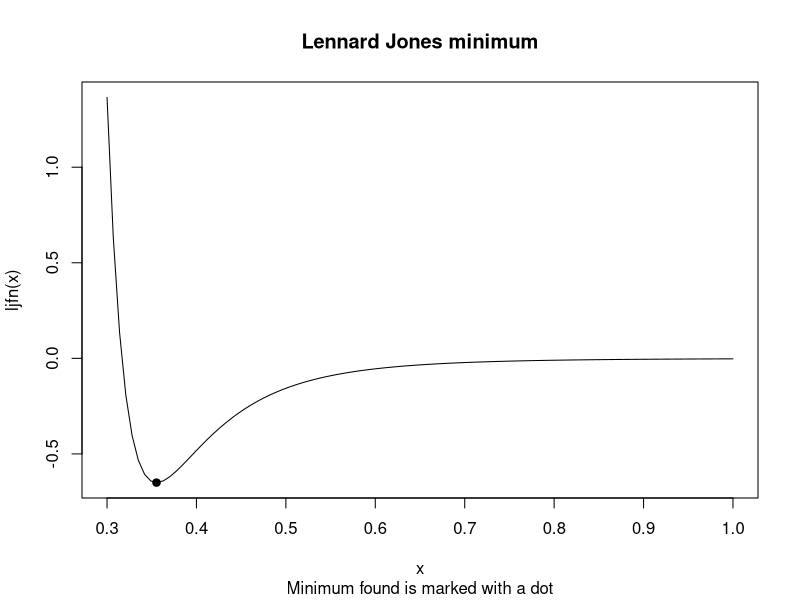
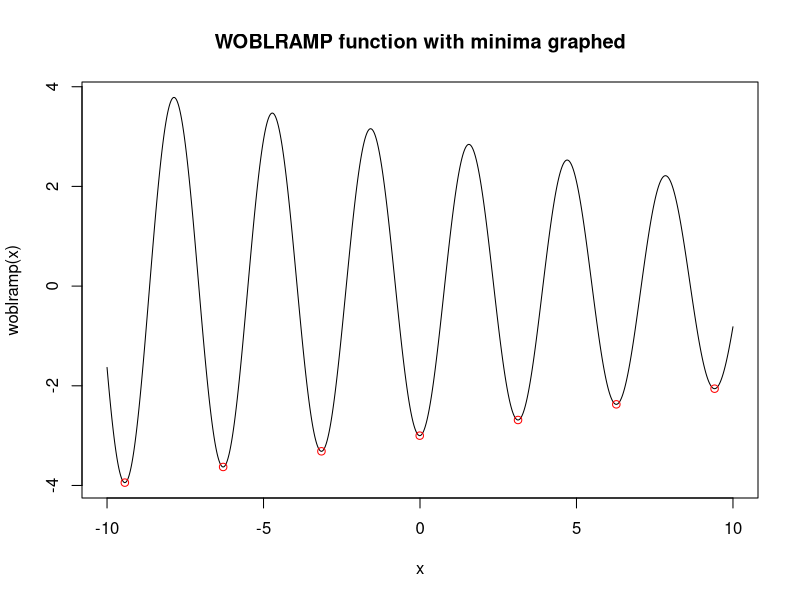
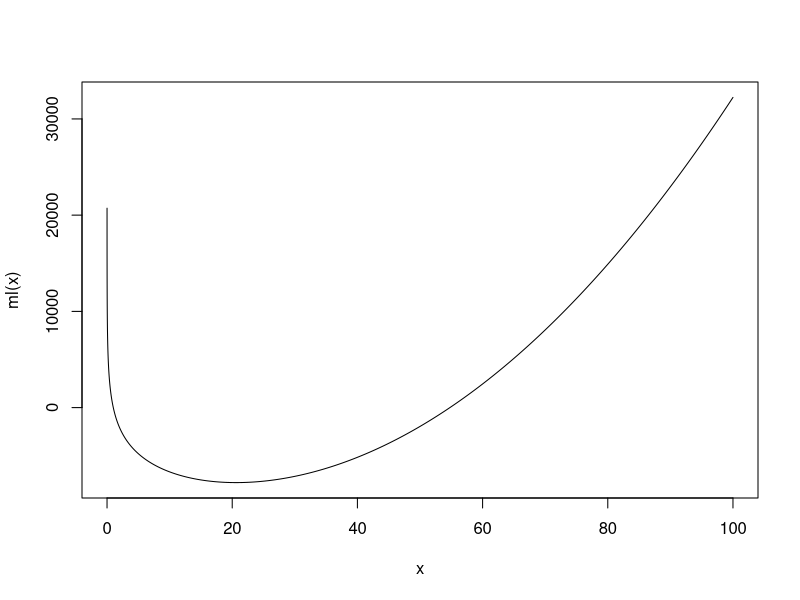

The R source for these figures, in order:
## ---- chunk 1
ljfn <- function(r, ep = 0.6501696, sig = 0.3165555) {
  fn <- 4 * ep * ((sig / r)^12 - (sig / r)^6)
}
min <- optimize(ljfn, interval = c(0.001, 5))
print(min)
## ---- chunk 2
curve(ljfn, from = 0.3, to = 1)
points(min$minimum, min$objective, pch = 19)
title(main = "Lennard Jones minimum")
title(sub = "Minimum found is marked with a dot")
## ---- chunk 3
## ----label=C05lj2, echo=TRUE, cache=TRUE---------------------------------
ljgr <- function(r, ep = 0.6501696, sig = 0.3165555) {
  expr1 <- 4 * ep
  expr2 <- sig / r
  expr8 <- sig / r^2
  value <- expr1 * (expr2^12 - expr2^6)
  grad <- -(expr1 * (12 * (expr8 * expr2^(11)) - 6 * (expr8 * expr2^5)))
}
root <- uniroot(ljgr, interval = c(0.001, 5))
cat("f(", root$root, ")=", root$f.root, " after ", root$iter, " Est. Prec'n=", root$estim.prec, "\n")
## ---- chunk 4
## ----label=C05findwobl1a, echo=TRUE, cache=FALSE, fig.height=5-----------
woblramp <- function(x) {
  (-3 + 0.1 * x) * cos(x * 2)
}
## require(pracma, quietly=TRUE)
wmins <- pracma::findmins(woblramp, a = -10, b = 10)
curve(woblramp, from = -10, to = 10, n = 1001)
ymins <- woblramp(wmins) # compute the function at minima
points(wmins, ymins, col = "red") # and overprint on graph
title(main = "WOBLRAMP function with minima graphed")
## ---- chunk 5
# Protected log function
mlp <- function(x) {
  if (x < 1e-9) {
    fval <- 0.1 * .Machine$double.xmax
  } else {
    fval <- (log(x) * (x * x - 3000))
  }
}
ml <- function(x) {
  fval <- (log(x) * (x * x - 3000))
}
curve(ml, from = 0, to = 100, n = 100001)
## ---- chunk 6
min <- optimize(mlp, interval = c(-5, 5))
print(min)
## ---- chunk 7
minx <- optimize(ml, interval = c(-5, 5))
print(minx)
## ---- chunk 8
## But we missed the solution!
min2 <- optimize(mlp, interval = c(-5, 55))
print(min2)
